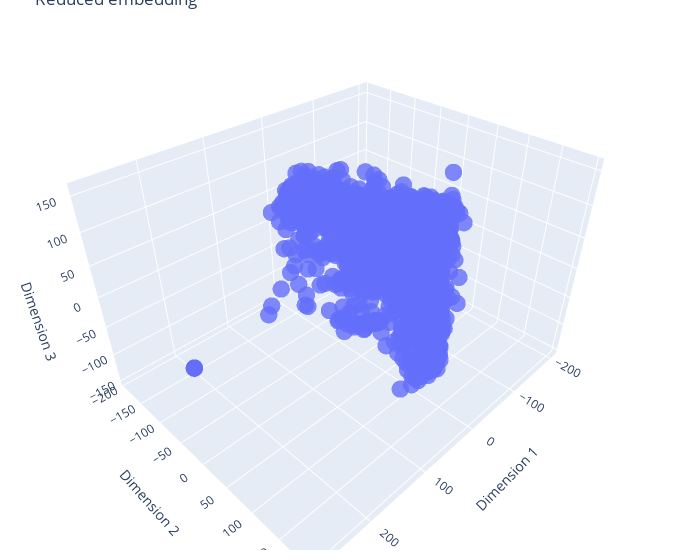

Notebook source saved alongside this figure:
### Markdown cell above
Visualize dimensionality reduction with PCA

### Code cell
embedding_PCA = data_visualization(augmented_data, method='pca', n_components=3)

### Figure 1 — Plotly figure (JSON) as saved in the notebook; plotly's stock layout.template omitted (floating-point values rounded to 4 significant figures; data arrays with more than 128 entries replaced by an {"elided": "..."} marker saying what was removed)
{"data": [{"marker": {"opacity": 0.8, "size": 6}, "mode": "markers", "type": "scatter3d", "x": {"elided": "10038 float values"}, "y": {"elided": "10038 float values"}, "z": {"elided": "10038 float values"}}], "layout": {"autosize": true, "margin": {"b": 10, "l": 10, "r": 20, "t": 10}, "scene": {"xaxis": {"title": {"text": "Dimension 1"}}, "yaxis": {"title": {"text": "Dimension 2"}}, "zaxis": {"title": {"text": "Dimension 3"}}}, "title": {"text": "Reduced embedding"}, "width": 700}}
